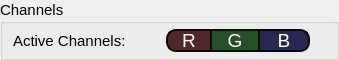
           <widget class="QGroupBox" name="pg1_channels_groupBox_ToolBox">
            <property name="sizePolicy">
             <sizepolicy hsizetype="Preferred" vsizetype="Preferred">
              <horstretch>0</horstretch>
              <verstretch>0</verstretch>
             </sizepolicy>
            </property>
            <property name="minimumSize">
             <size>
              <width>108</width>
              <height>60</height>
             </size>
            </property>
            <property name="maximumSize">
             <size>
              <width>16777215</width>
              <height>60</height>
             </size>
            </property>
            <property name="font">
             <font>
              <pointsize>11</pointsize>
             </font>
            </property>
            <property name="title">
             <string>Channels</string>
            </property>
            <property name="alignment">
             <set>Qt::AlignLeading|Qt::AlignLeft|Qt::AlignTop</set>
            </property>
            <property name="flat">
             <bool>false</bool>
            </property>
            <property name="checkable">
             <bool>false</bool>
            </property>
            <layout class="QGridLayout" name="gridLayout_GrouBox_ToolBox_5">
             <property name="sizeConstraint">
              <enum>QLayout::SetDefaultConstraint</enum>
             </property>
             <property name="leftMargin">
              <number>10</number>
             </property>
             <property name="topMargin">
              <number>5</number>
             </property>
             <property name="rightMargin">
              <number>26</number>
             </property>
             <property name="bottomMargin">
              <number>5</number>
             </property>
             <property name="horizontalSpacing">
              <number>0</number>
             </property>
             <property name="verticalSpacing">
              <number>7</number>
             </property>
             <item row="0" column="3">
              <widget class="QPushButton" name="pg1_green_channel_button_visual">
               <property name="sizePolicy">
                <sizepolicy hsizetype="Minimum" vsizetype="Minimum">
                 <horstretch>0</horstretch>
                 <verstretch>0</verstretch>
                </sizepolicy>
               </property>
               <property name="minimumSize">
                <size>
                 <width>50</width>
                 <height>20</height>
                </size>
               </property>
               <property name="maximumSize">
                <size>
                 <width>75</width>
                 <height>16777215</height>
                </size>
               </property>
               <property name="font">
                <font>
                 <pointsize>-1</pointsize>
                </font>
               </property>
               <property name="styleSheet">
                <string notr="true">
QPushButton{
			color: rgb(255, 255, 255);

             border-width: 2px;  
             border-style: solid;  
             border-radius: 0;  
             padding: 3px;  

             padding-left: 5px;  
             padding-right: 5px;  
			background-color: rgb(5, 255, 5);
			border-color: rgb(0, 20, 0);
			font-size: 19px;
}

QPushButton:hover{
    border-width: 2px;  
	border-color: rgb(0, 100, 0);
    border-style: solid;  
}

QPushButton:checked{
    border-width: 2px;  
	background-color:rgb(40,80,40);
    border-style: solid;  
}
</string>
               </property>
               <property name="text">
                <string>G</string>
               </property>
               <property name="checkable">
                <bool>true</bool>
               </property>
               <property name="checked">
                <bool>true</bool>
               </property>
              </widget>
             </item>
             <item row="0" column="2">
              <widget class="QPushButton" name="pg1_red_channel_button_visual">
               <property name="sizePolicy">
                <sizepolicy hsizetype="Minimum" vsizetype="Minimum">
                 <horstretch>0</horstretch>
                 <verstretch>0</verstretch>
                </sizepolicy>
               </property>
               <property name="minimumSize">
                <size>
                 <width>44</width>
                 <height>20</height>
                </size>
               </property>
               <property name="maximumSize">
                <size>
                 <width>75</width>
                 <height>16777215</height>
                </size>
               </property>
               <property name="font">
                <font>
                 <pointsize>-1</pointsize>
                </font>
               </property>
               <property name="styleSheet">
                <string notr="true">
QPushButton{
	color: rgb(255, 255, 255);
    border-width: 2px;  
	border-right-width: 0 px;
    border-style: solid;  
    border-radius: 10;  
    padding: 3px;  
	border-top-right-radius: 0;
	border-bottom-right-radius: 0;
    padding-left: 5px;  
    padding-right: 5px;  
	background-color: rgb(225, 0, 4);
	border-color: rgb(20, 0, 0);
	font-size: 19px;
}

QPushButton:hover{
    border-width: 2px;  
	border-color: rgb(100, 0, 0);
	border-right-width: 0 px;
    border-style: solid;  
}

QPushButton:checked{
    border-width: 2px;  
	background-color:rgb(80,40,40);
	border-right-width: 0 px;
    border-style: solid;  
}
</string>
               </property>
               <property name="text">
                <string>R</string>
               </property>
               <property name="checkable">
                <bool>true</bool>
               </property>
               <property name="checked">
                <bool>true</bool>
               </property>
              </widget>
             </item>
             <item row="0" column="4">
              <widget class="QPushButton" name="pg1_blue_channel_button_visual">
               <property name="enabled">
                <bool>true</bool>
               </property>
               <property name="sizePolicy">
                <sizepolicy hsizetype="Minimum" vsizetype="Minimum">
                 <horstretch>0</horstretch>
                 <verstretch>0</verstretch>
                </sizepolicy>
               </property>
               <property name="minimumSize">
                <size>
                 <width>50</width>
                 <height>20</height>
                </size>
               </property>
               <property name="maximumSize">
                <size>
                 <width>75</width>
                 <height>16777215</height>
                </size>
               </property>
               <property name="baseSize">
                <size>
                 <width>0</width>
                 <height>0</height>
                </size>
               </property>
               <property name="font">
                <font>
                 <pointsize>-1</pointsize>
                </font>
               </property>
               <property name="styleSheet">
                <string notr="true">
QPushButton{
		color: rgb(255, 255, 255);

             border-width: 2px;  
			border-left-width: 0px;
             border-style: solid;  
             border-radius: 10;  
             padding: 3px;  
				border-top-left-radius: 0;
				border-bottom-left-radius: 0;
             padding-left: 5px;  
             padding-right: 5px;  
		background-color: rgb(5,5 , 255);
		border-color: rgb(5, 5, 20);
		font-size: 19px;
}


QPushButton:hover{
    border-width: 2px;  
	border-color: rgb(0, 0, 200);
	border-left-width: 0 px;
    border-style: solid;  
}

QPushButton:checked{
    border-width: 2px;  
	background-color:rgb(40,40,80);
	border-left-width: 0 px;
    border-style: solid;  
}
</string>
               </property>
               <property name="text">
                <string>B</string>
               </property>
               <property name="checkable">
                <bool>true</bool>
               </property>
               <property name="checked">
                <bool>true</bool>
               </property>
              </widget>
             </item>
             <item row="0" column="0">
              <widget class="QLabel" name="labeActiveChannelsLabel">
               <property name="font">
                <font>
                 <pointsize>11</pointsize>
                </font>
               </property>
               <property name="text">
                <string>Active Channels:</string>
               </property>
              </widget>
             </item>
             <item row="0" column="1">
              <spacer name="horizontalSpacer">
               <property name="orientation">
                <enum>Qt::Horizontal</enum>
               </property>
               <property name="sizeHint" stdset="0">
                <size>
                 <width>40</width>
                 <height>20</height>
                </size>
               </property>
              </spacer>
             </item>
            </layout>
           </widget>
